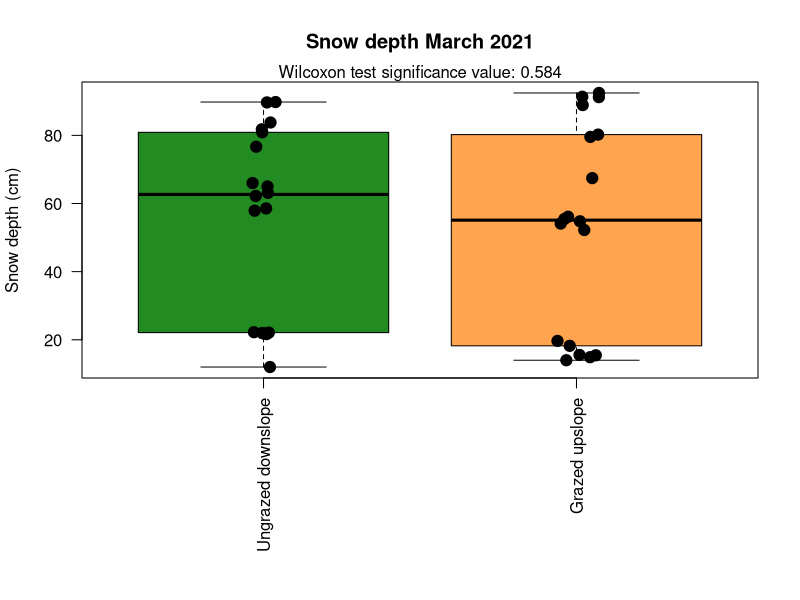
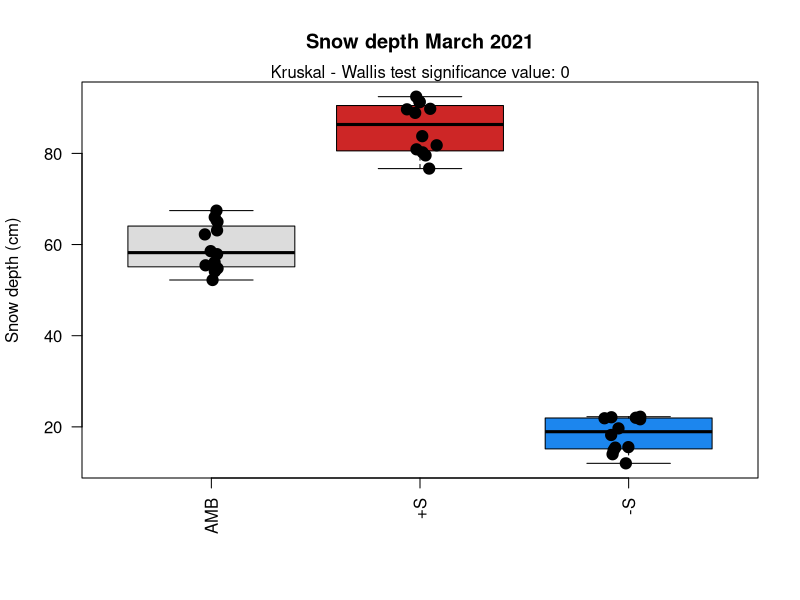

Write the R code that produced these figures, in order. (Note: this script raises an error after producing the figures.)
# a small script to plot the soil temperature and snow depth data

# define some needed directories
project_root="" # e.g. "/scratch/project_number/puukkosuo"

# load libraries
library(readxl)
library(lmerTest)

# change to environmental metadata directory
setwd(paste(project_root, "/metadata/environmental_data", sep = ""))

# read-in the the snow depth data
snow_depth_march <- data.frame(read_excel(path = "Temperature_Snow_depth.xlsx", sheet = 3), stringsAsFactors = F, check.names = F)

# define the colors to be used for the grazing treatment
col_ungrazed <- "forestgreen"
col_grazed <- "tan1"

# plot with respect to grazing
vals <- as.numeric(snow_depth_march$Snow_cm)
g <- factor(snow_depth_march$Grazing, levels = c("Ungrazed", "Grazed"))
labs <- c("Ungrazed downslope", "Grazed upslope")

# change directory into the plotting directory - needs to exist
setwd(paste(project_root, "/downstream/manuscript_figures/supplementary", sep = ""))

# plot snow depth with respect to grazing
pdf(file = "snow_depth_grazing_march_2021.pdf", width = 8, height = 8)
par(mar = c(11.1, 4.1, 4.1, 2.1))
boxplot(vals ~ g, ylab = "Snow depth (cm)", xlab = "", names = labs, las = 2, outline = F, main = "Snow depth March 2021", col = c(col_ungrazed, col_grazed))
for(j in 1:length(unique(g))){
  points(x = jitter(rep(as.numeric(unique(g)[j]),length(which(g%in%unique(g)[j]))), factor = 2), y=vals[which(g%in%unique(g)[j])], cex=1.5, pch=19)
}
sig_val <- wilcox.test(x=vals[which(g=="Grazed")], y=vals[which(g=="Ungrazed")], alternative = "two.sided")
mtext(paste("Wilcoxon test significance value:", round(sig_val$p.value, 3)))
dev.off()

# plot with respect to snow treatments
g <- factor(snow_depth_march$Treatment, levels = c("Ctl", "Add", "Rem"))
labs <- c("AMB", "+S", "-S")

pdf(file = "snow_depth_snow_treatment_march_2021.pdf", width = 8, height = 8)
par(mar = c(6.1, 4.1, 4.1, 2.1))
boxplot(vals ~ g, ylab = "Snow depth (cm)", xlab = "", names = labs, las = 2, outline = F, main = "Snow depth March 2021", col = c("gainsboro", "firebrick3", "dodgerblue2"))
for(j in 1:length(unique(g))){
  points(x = jitter(rep(as.numeric(unique(g)[j]),length(which(g%in%unique(g)[j]))), factor = 2), y=vals[which(g%in%unique(g)[j])], cex=1.5, pch=19)
}
sig_val <- kruskal.test(vals~g)
mtext(paste("Kruskal - Wallis test significance value:", round(sig_val$p.value, 3)))
dev.off()

# soil temperature
# change to environmental metadata directory
setwd(paste(project_root, "/metadata/environmental_data", sep = ""))

# read-in the the soil temp data
soil_temp <- data.frame(read_excel(path = "Temperature_Snow_depth.xlsx", sheet = 1), stringsAsFactors = F, check.names = F)

# different annotation used here for the exclusion / grazing treatment, but doesn't matter, everything will postedited in inkscape
soil_temp$Grazing <- factor(soil_temp$Grazing, levels = c("UGr_downslope", "Gr_upslope"))
soil_temp$Snow <- factor(soil_temp$Snow, levels = c("Ctl", "Add", "Rem"))

# change directory into the plotting directory - needs to exist
setwd(paste(project_root, "/downstream/manuscript_figures/supplementary", sep = ""))

# plot month by month
all_months <- unique(soil_temp$Month)
labs <- c("Ungrazed downslope", "Grazed upslope")

pdf(file = "soil_temp_grazing.pdf", width = 11, height = 12, onefile = T)
par(mfrow=c(4,3))
ylab <- "Temperature (C)"
for(i in 1:length(all_months)){
  par(mar = c(11.1, 4.1, 4.1, 2.1))
  temp <- soil_temp[which(soil_temp$Month==all_months[i]),]
  vals <- as.numeric(temp$Temp)
  g <- factor(temp$Grazing, levels = c("UGr_downslope", "Gr_upslope"))
  boxplot(vals ~ g, ylab = ylab, xlab = "", las = 2, names = labs, main = all_months[i], col = c(col_ungrazed, col_grazed), outline = F)
  for(j in 1:length(unique(g))){
    points(x = jitter(rep(as.numeric(unique(g)[j]),length(which(g%in%unique(g)[j]))), factor = 2), y=vals[which(g%in%unique(g)[j])], cex=1.5, pch=19)
  }
  sig_val <- wilcox.test(x=vals[which(g=="Gr_upslope")], y=vals[which(g=="UGr_downslope")], alternative = "two.sided")
  mtext(paste("Wilcoxon test significance value:", round(sig_val$p.value, 3)))
}
dev.off()
# soil temp not different at any month.

# snow treatment
labs <- c("AMB", "+S", "-S")
pdf(file = "soil_temp_snow_treatment.pdf", width = 11, height = 12, onefile = T)
par(mfrow=c(4,3))
ylab <- "Temperature (C)"
for(i in 1:length(all_months)){
  temp <- soil_temp[which(soil_temp$Month==all_months[i]),]
  vals <- as.numeric(temp$Temp)
  g <- factor(temp$Snow, levels = c("Ctl", "Add", "Rem"))
  boxplot(vals ~ g, ylab = ylab, xlab = "", names = labs, las = 2, main = all_months[i], col = c("gainsboro", "firebrick3", "dodgerblue2"), outline = F)
  for(j in 1:length(unique(g))){
    points(x = jitter(rep(as.numeric(unique(g)[j]),length(which(g%in%unique(g)[j]))), factor = 2), y=vals[which(g%in%unique(g)[j])], cex=1.5, pch=19)
  }
  sig_val <- kruskal.test(vals~g)
  mtext(paste("Kruskal - Wallis test significance value:", round(sig_val$p.value, 3)))
}
dev.off()

# print out session info
print("SessionInfo:")
sessionInfo()
